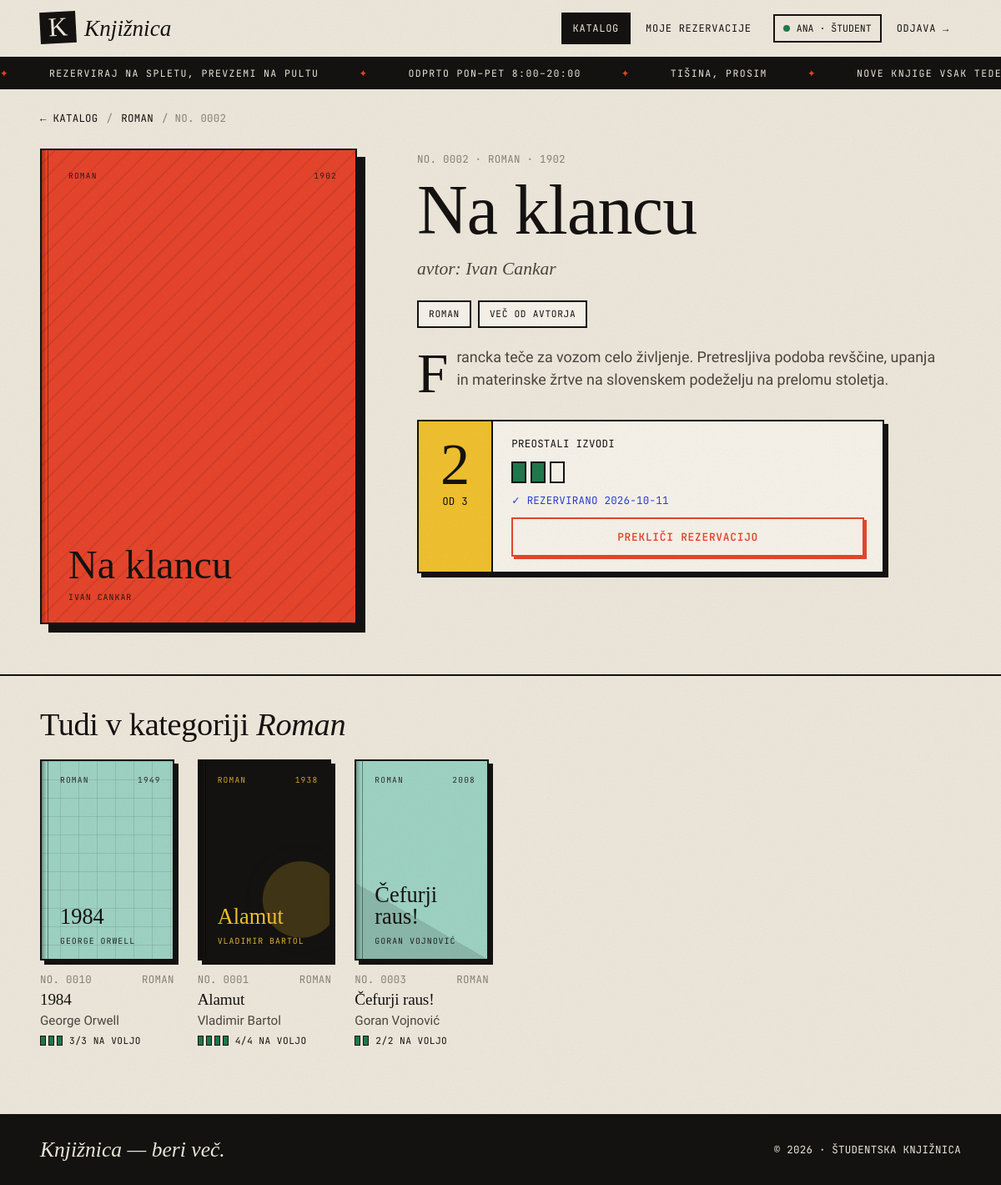
Page /knjiga/2 (signed in) on the committed database.
### tables this page shows
CREATE TABLE users (
    id INTEGER PRIMARY KEY AUTOINCREMENT,
    name TEXT NOT NULL,
    email TEXT NOT NULL UNIQUE COLLATE NOCASE,
    password_hash TEXT NOT NULL,
    role TEXT NOT NULL CHECK (role IN ('student', 'admin')),
    created_at TEXT NOT NULL DEFAULT (datetime('now', 'localtime'))
);

CREATE TABLE books (
    id INTEGER PRIMARY KEY AUTOINCREMENT,
    title TEXT NOT NULL,
    author TEXT NOT NULL,
    category TEXT NOT NULL,
    description TEXT NOT NULL DEFAULT '',
    year INTEGER,
    cover_url TEXT NOT NULL DEFAULT '',
    total_copies INTEGER NOT NULL CHECK (total_copies >= 0),
    available_copies INTEGER NOT NULL CHECK (available_copies >= 0),
    created_at TEXT NOT NULL DEFAULT (datetime('now', 'localtime'))
);

CREATE TABLE reservations (
    id INTEGER PRIMARY KEY AUTOINCREMENT,
    user_id INTEGER NOT NULL REFERENCES users(id) ON DELETE CASCADE,
    book_id INTEGER NOT NULL REFERENCES books(id) ON DELETE CASCADE,
    status TEXT NOT NULL DEFAULT 'active' CHECK (status IN ('active', 'cancelled')),
    created_at TEXT NOT NULL DEFAULT (datetime('now', 'localtime')),
    cancelled_at TEXT
);

### app.py (the view)
@app.route("/knjiga/<int:book_id>")
def book_detail(book_id):
    db = get_db()
    book = db.execute("SELECT * FROM books WHERE id = ?", (book_id,)).fetchone()
    if book is None:
        abort(404)
    my_res = None
    if current_user() and current_user()["role"] == "student":
        my_res = db.execute(
            "SELECT * FROM reservations WHERE user_id = ? AND book_id = ? AND status = 'active'",
            (current_user()["id"], book_id)).fetchone()
    related = db.execute(
        "SELECT * FROM books WHERE category = ? AND id != ? ORDER BY RANDOM() LIMIT 4",
        (book["category"], book_id)).fetchall()
    return render_template("book.html", book=book, my_res=my_res, related=related)

### app.py (called while the page is built)
def get_db():
    if "db" not in g:
        g.db = sqlite3.connect(DB_PATH)
        g.db.row_factory = sqlite3.Row
        g.db.execute("PRAGMA foreign_keys = ON")
    return g.db

def current_user():
    if "user" not in g:
        uid = session.get("uid")
        g.user = get_db().execute("SELECT * FROM users WHERE id = ?", (uid,)).fetchone() if uid else None
    return g.user

def csrf_token():
    if "csrf" not in session:
        session["csrf"] = secrets.token_hex(16)
    return session["csrf"]

@app.before_request
def check_csrf():
    if request.method == "POST":
        token = request.form.get("csrf")
        if not token or token != session.get("csrf"):
            abort(400, "Neveljaven CSRF žeton.")

def cover_style(book):
    h = int(sha1(f"{book['title']}{book['author']}".encode()).hexdigest(), 16)
    bg, fg = COVER_PALETTE[h % len(COVER_PALETTE)]
    return {"bg": bg, "fg": fg, "pattern": (h >> 8) % 5}

@app.context_processor
def inject_globals():
    return {"me": current_user(), "csrf_token": csrf_token}

### templates/book.html (shortened to what this page needs)
{% extends "base.html" %}
{% from "_macros.html" import cover, callno, book_card %}
{% block content %}
<div class="wrap">
  <div class="crumbs mono"><a href="{{ url_for('catalog') }}">← Katalog</a><span class="muted">/</span><a href="{{ url_for('catalog', category=book.category) }}">{{ book.category }}</a><span class="muted">/ {{ callno(book) }}</span></div>
  <div class="detail">
    <div class="reveal">{{ cover(book, 'lg') }}</div>
    <div class="reveal" style="animation-delay:100ms">
      <span class="mono muted">{{ callno(book) }} · {{ book.category }}{% if book.year %} · {{ book.year }}{% endif %}</span>
      <h1>{{ book.title }}</h1>
      <div class="by">avtor: {{ book.author }}</div>
      <div class="tags">
        <a class="chip" href="{{ url_for('catalog', category=book.category) }}">{{ book.category }}</a>
        <a class="chip" href="{{ url_for('catalog', q=book.author, field='author') }}">Več od avtorja</a>
      </div>
      <p class="desc">{{ book.description or 'Opis te knjige še ni na voljo.' }}</p>
      <div class="copies-card">
        <div class="copies-num {{ 'zero' if book.available_copies == 0 }}">
          <b>{{ book.available_copies }}</b><span class="mono">od {{ book.total_copies }}</span>
        </div>
        <div class="copies-body">
          <span class="mono">{% if book.available_copies == 0 %}Vsi izvodi so rezervirani{% elif book.available_copies == 1 %}Še zadnji izvod!{% else %}Preostali izvodi{% endif %}</span>
          <div class="slots">{% for i in range(book.total_copies) %}<i class="{{ 'f' if i < book.available_copies }}"></i>{% endfor %}</div>
          {% if not me %}
            <a class="btn btn-primary" href="{{ url_for('login', next=request.path) }}">Prijavi se za rezervacijo →</a>
          {% elif me.role == 'student' %}
            {% if my_res %}
              <form method="post" action="{{ url_for('cancel_reservation', res_id=my_res.id) }}" data-confirm="Prekličem rezervacijo?">
                <span class="mono" style="display:block;margin-bottom:10px;color:var(--blue)">✓ Rezervirano {{ my_res.created_at[:10] }}</span>
                <button class="btn btn-danger btn-block" type="submit">Prekliči rezervacijo</button>
              </form>
            {% endif %}
          {% endif %}
        </div>
      </div>
    </div>
  </div>
</div>
{% if related %}
<section class="related">
  <div class="wrap">
    <h2>Tudi v kategoriji <em>{{ book.category }}</em></h2>
    <div class="grid">{% for b in related %}{{ book_card(b, False, loop.index0) }}{% endfor %}</div>
  </div>
</section>
{% endif %}
{% endblock %}

### templates/base.html (shortened to what this page needs)
<!doctype html>
<html lang="sl">
<head>
  <link rel="stylesheet" href="{{ url_for('static', filename='style.css') }}">
</head>
<body>
{% set ep = request.endpoint or '' %}
<header class="topbar">
  <div class="wrap">
    <a class="brand" href="{{ url_for('catalog') }}"><span class="brand-mark">K</span><span class="brand-name">Knjižnica</span></a>
    <nav class="nav">
      <a href="{{ url_for('catalog') }}" class="{{ 'active' if ep in ('catalog','book_detail') }}">Katalog</a>
      {% if me %}
        {% if me.role == 'student' %}
          <a href="{{ url_for('my_reservations') }}" class="{{ 'active' if ep == 'my_reservations' }}">Moje rezervacije</a>
        {% else %}
          <a href="{{ url_for('admin_dashboard') }}" class="{{ 'active' if ep.startswith('admin') }}">Nadzorna plošča</a>
          <a href="{{ url_for('admin_book_new') }}" class="{{ 'active' if ep == 'admin_book_new' }}">+ Nova knjiga</a>
        {% endif %}
        <span class="who"><i class="role-dot {{ me.role }}"></i>{{ me.name.split()[0] }} · {{ 'admin' if me.role == 'admin' else 'študent' }}</span>
        <form method="post" action="{{ url_for('logout') }}">
          <button class="linklike" type="submit">Odjava →</button>
        </form>
      {% else %}
        <a href="{{ url_for('login') }}" class="{{ 'active' if ep == 'login' }}">Prijava</a>
        <a href="{{ url_for('register') }}" class="{{ 'active' if ep == 'register' }}">Registracija</a>
      {% endif %}
    </nav>
  </div>
</header>
<div class="ticker" aria-hidden="true">
  <div class="ticker-track">
    {% for _ in range(2) %}
    <span>Rezerviraj na spletu, prevzemi na pultu</span>
    <span>Odprto pon–pet 8:00–20:00</span>
    <span>Tišina, prosim</span>
    <span>Nove knjige vsak teden</span>
    {% endfor %}
  </div>
</div>
<main>{% block content %}{% endblock %}</main>
<footer>
  <div class="wrap">
    <span class="big">Knjižnica — beri več.</span>
    <span class="mono">© {{ 2026 }} · Študentska knjižnica</span>
  </div>
</footer>
</body>
</html>

### templates/_macros.html (shortened to what this page needs)
{% macro cover(book, size='') -%}
{% set s = cover_style(book) %}
<div class="cover {{ size }}" style="--bg: {{ s.bg }}; --fg: {{ s.fg }};">
  <div class="pat p{{ s.pattern }}"></div>
  <div class="c-top"><span>{{ book.category }}</span><span>{{ book.year or '' }}</span></div>
  <div class="c-bottom">
    <div class="c-title">{{ book.title }}</div>
    <div class="c-author">{{ book.author }}</div>
  </div>
</div>
{%- endmacro %}
{% macro avail(book) -%}
{% set n = book.available_copies %}
<span class="avail {{ 'none' if n == 0 }}">
  <span class="bar">{% for i in range([book.total_copies, 6]|min) %}<i class="{{ 'f' if i < n }}"></i>{% endfor %}</span>
  {% if n == 0 %}Ni na voljo{% else %}{{ n }}/{{ book.total_copies }} na voljo{% endif %}
</span>
{%- endmacro %}
{% macro callno(book) -%}No. {{ '%04d'|format(book.id) }}{%- endmacro %}
{% macro book_card(book, mine=False, i=0) -%}
<a class="book-card reveal" href="{{ url_for('book_detail', book_id=book.id) }}" style="animation-delay: {{ (i % 12) * 40 }}ms">
  {{ cover(book) }}
  <div class="book-meta">
    <span class="callno mono"><span>{{ callno(book) }}</span><span>{{ book.category }}</span></span>
    <h3>{{ book.title }}</h3>
    <span class="author">{{ book.author }}</span>
    {{ avail(book) }}
  </div>
</a>
{%- endmacro %}

### rows in the picture
users: name "ANA", role "ŠTUDENT"
books: category "ROMAN", id "0002 0002", year "1902", title "Na klancu", author "IVAN CANKAR", author "Ivan Cankar", description "Francka teče za vozom celo življenje. Pretresljiva podoba revščine, upanja in materinske žrtve na slovenskem podeželju na prelomu stoletja.", available_copies "2", total_copies "3", category "Roman"
reservations: created_at "2026-10-11"
books: category "ROMAN", year "1949", title "1984", author "GEORGE ORWELL", id "0010", author "George Orwell", n "3", total_copies "3"
books: category "ROMAN", year "1938", title "Alamut", author "VLADIMIR BARTOL", id "0001", author "Vladimir Bartol", n "4", total_copies "4"
books: category "ROMAN", year "2008", title "Čefurji raus!", author "GORAN VOJNOVIĆ", id "0003", author "Goran Vojnović", n "2", total_copies "2"

### other values in the picture
{{ 2026 }} "2026"
